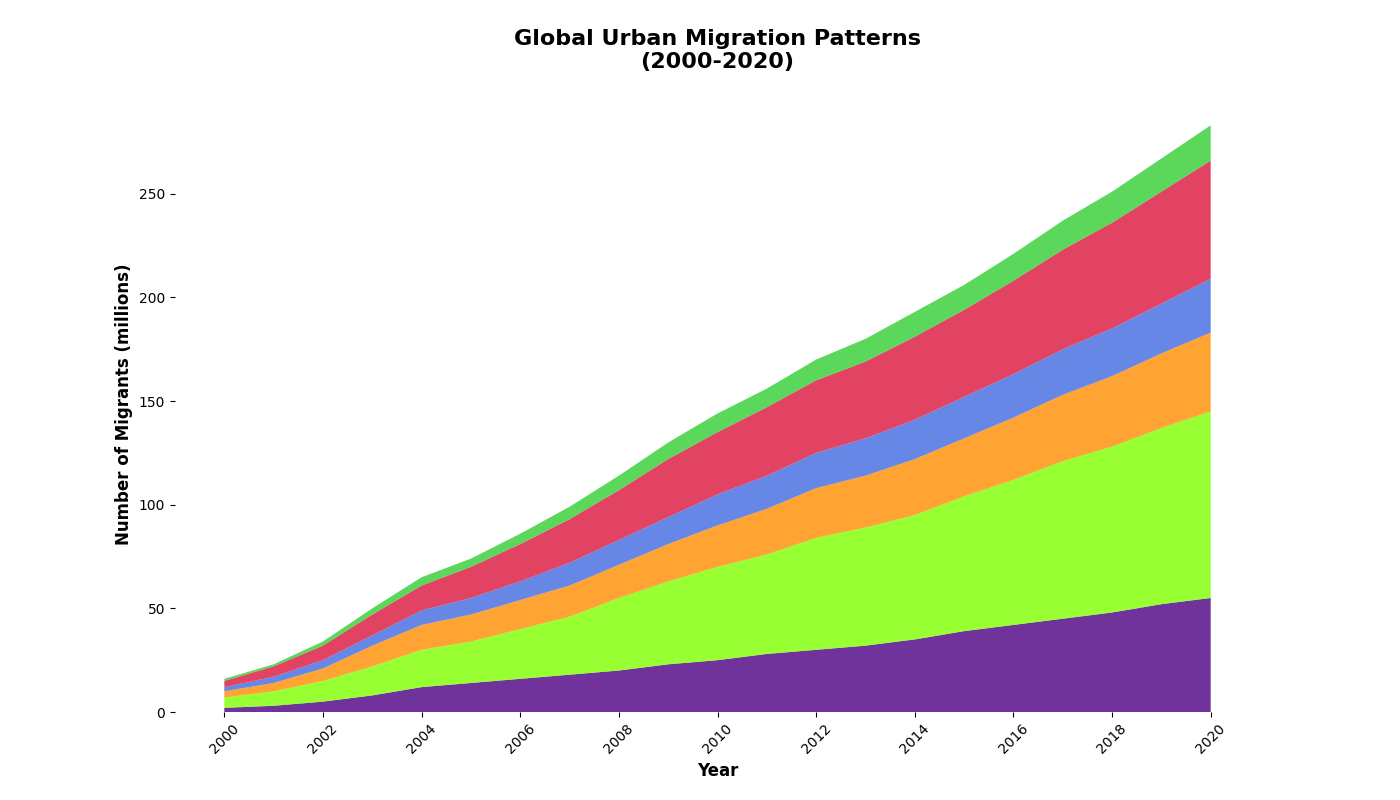

Recreate this plot in Python.
import matplotlib.pyplot as plt
import numpy as np

# Data preparation
years = np.arange(2000, 2021)
migration_africa = np.array([2, 3, 5, 8, 12, 14, 16, 18, 20, 23, 25, 28, 30, 32, 35, 39, 42, 45, 48, 52, 55])
migration_asia = np.array([5, 7, 10, 14, 18, 20, 24, 28, 35, 40, 45, 48, 54, 57, 60, 65, 70, 76, 80, 85, 90])
migration_europe = np.array([3, 4, 6, 10, 12, 13, 14, 15, 16, 18, 20, 22, 24, 25, 27, 28, 30, 32, 34, 36, 38])
migration_namerica = np.array([2, 3, 4, 5, 7, 8, 9, 11, 12, 13, 15, 16, 17, 18, 19, 20, 21, 22, 23, 24, 26])
migration_samerica = np.array([3, 5, 7, 10, 12, 15, 18, 21, 24, 28, 30, 33, 35, 37, 40, 42, 45, 48, 51, 54, 57])
migration_oceania = np.array([1, 1, 2, 3, 4, 4, 5, 6, 7, 8, 9, 9, 10, 11, 12, 12, 13, 14, 15, 16, 17])

# Stack the data for plotting
migration_data = np.vstack([migration_africa, migration_asia, migration_europe, migration_namerica, migration_samerica, migration_oceania])

# Plot the stacked area chart
fig, ax = plt.subplots(figsize=(14, 8))

# Use stackplot with a new set of colors
ax.stackplot(years, migration_data, 
             colors=['#4B0082', '#7FFF00', '#FF8C00', '#4169E1', '#DC143C', '#32CD32'], alpha=0.8)

# Customize the chart with title and labels
ax.set_title('Global Urban Migration Patterns\n(2000-2020)', fontsize=16, weight='bold', pad=20)
ax.set_xlabel('Year', fontsize=12, weight='bold')
ax.set_ylabel('Number of Migrants (millions)', fontsize=12, weight='bold')

# Ensure x-axis labels are clearly readable
ax.set_xticks(years[::2])
ax.set_xticklabels(years[::2], rotation=45)

# Remove spines (borders) of the plot
ax.spines['top'].set_visible(False)
ax.spines['right'].set_visible(False)
ax.spines['left'].set_visible(False)
ax.spines['bottom'].set_visible(False)

# Remove grids
ax.grid(False)

# Show the plot
plt.show()
